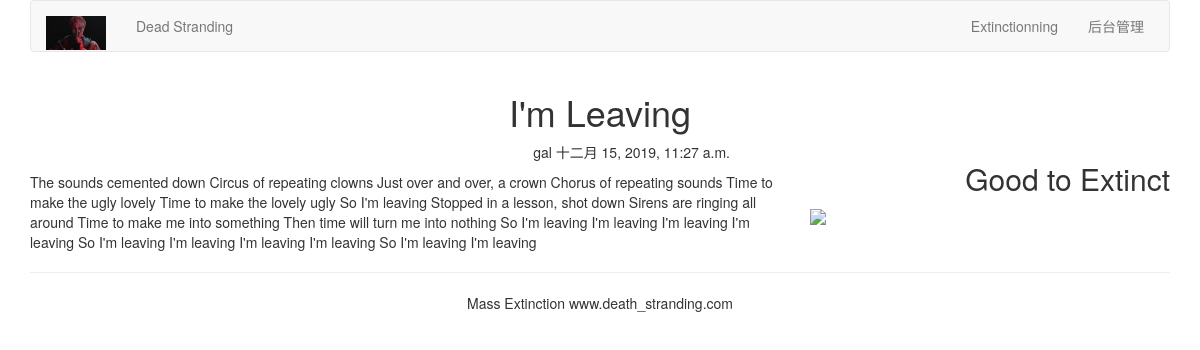
Page /blog/1/ on the committed database.
### blog/models.py (models this page shows, shortened)
class BlogArticles(models.Model):
    title = models.CharField(max_length=300)
    author = models.ForeignKey(User, on_delete=models.CASCADE, related_name='blog_posts')
    body = models.TextField()
    publish = models.DateTimeField(default=timezone.now)
    class Meta:
        ordering = ('-publish',)

### blog/views.py (the view)
# urls.py: path('<int:article_id>/', views.blog_article, name='blog_article'),
def blog_article(request, article_id):
    article = get_object_or_404(BlogArticles, id=article_id)
    pub = article.publish
    return render(request, "blog/content.html", {"article":article, "publish":pub })

### templates/blog/content.html (shortened to what this page needs)
{% extends "base.html" %}
{% block content %}
<div class="row text-center vertical-middle-sm">
    <h1>{{ article.title }}</h1>
</div>
<div class="row">
    <div class="col-xs-12 col-md-8">
        <p class="text-right"><span>{{ article.author.username }}
            </span><span style="margin-right:50px">{{ publish }}</span>
        </p>
<div>{{ article.body }}</div>
    </div>
    <div class="col-xs-6 col-md-4">
        <h2 class='text-right'>Good to  Extinct</h2>
        <img width="500px" src='https://timgsa.baidu.com/timg?image&quality=80&size=b9999_10000&sec=1576394952694&di=6a24d5a7acbf6eeb70f210f583a4794b&imgtype=0&src=http%3A%2F%2Fi0.hdslb.com%2Fbfs%2Farchive%2Fa7234229cd5140810711cfbbec910b6eff03c657.jpg'>
    </div>
</div>
{% endblock %}

### rows in the picture
BlogArticles: title "I'm Leaving", author.username "gal", publish "十二月 15, 2019, 11:27 a.m.", body "The sounds cemented down Circus of repeating clowns Just over and over, a crown Chorus of repeating sounds Time to make the ugly lovely Time to make the lovely ugly So I'm leaving Stopped in a lesson, shot down Sirens are ringing all around Time to make me into something Then time will turn me into nothing So I'm leaving I'm leaving I'm leaving I'm leaving So I'm leaving I'm leaving I'm leaving I'm leaving So I'm leaving I'm leaving"
